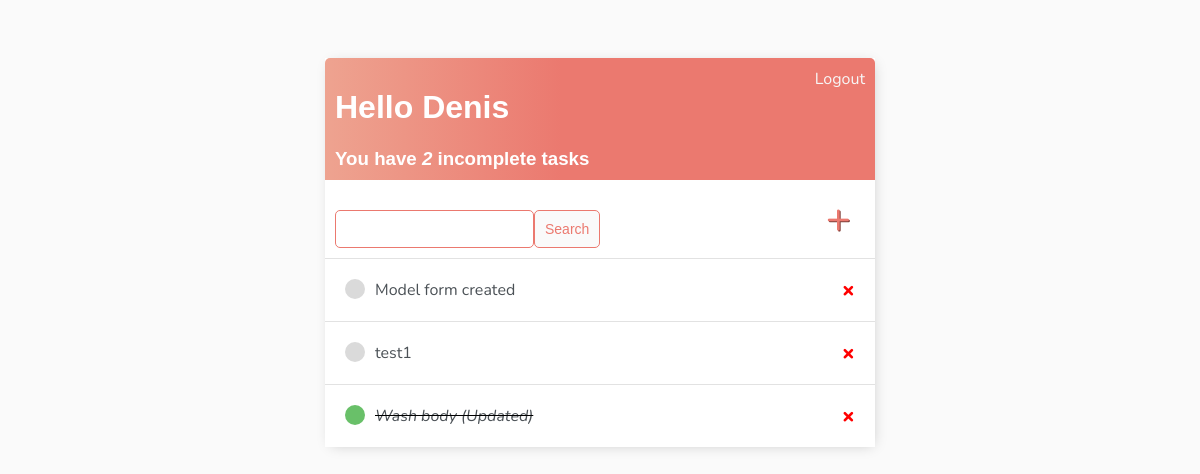
The app's page / (signed in), older data.
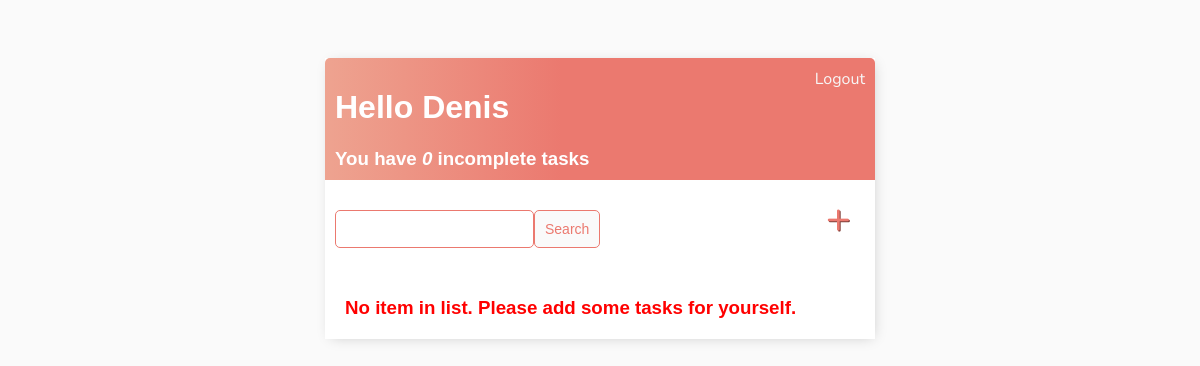
The same page, newer data.
### base/models.py (models this page shows)
class Task(models.Model):
    user = models.ForeignKey(User, on_delete = models.CASCADE, null = True, blank = True)
    title = models.CharField(max_length = 200, null = True, blank = True)
    description = models.TextField(null = True, blank = True)
    complete = models.BooleanField(default = False)
    created = models.DateTimeField(auto_now_add = True)
    def __str__(self):
        return self.title
    class Meta:
        ordering = ['complete']

### base/views.py (the view)
# urls.py: path('', TaskList.as_view(), name='tasks'),
class TaskList(LoginRequiredMixin, ListView):
    model = Task
    context_object_name = 'tasks'
    def get_context_data(self, **kwargs):
        context = super().get_context_data(**kwargs)
        context['tasks'] = context['tasks'].filter(user = self.request.user)
        context['count'] = context['tasks'].filter(complete = False).count()
        search_input = self.request.GET.get('search-area') or ''
        if search_input:
            context['tasks'] = context['tasks'].filter(title__startswith = search_input)
        context['search_input'] = search_input
        return context

### base/templates/base/task_list.html
{% extends 'base/main.html' %}
{% block content %}
<div class="header-bar">
    <div >
        <h1>Hello {{request.user|title}}</h1>
        <h3 style="margin: 0;">You have <i>{{count}}</i> incomplete task{{ count|pluralize:"s" }}</h3>
    </div>
    {% if request.user.is_authenticated %}
    <a href="{% url 'logout' %}">Logout</a>
    {% else %}
    <a href="{% url 'login' %}">Login</a>
    {% endif %}
</div>
<div id="search-add-wrapper">
    <form method="get" style="margin-top: 20px; display: flex;">
        <input type="text" name="search-area" value = {{search_input}}>
        <input class="button" type="submit" value="Search">
    </form>
    <a id="add-link"  href="{% url 'task-create' %}">&#x2b;</a>
</div>
<div class="task-item-wrapper">
    {% for task in tasks %}
        <div class="task-wrapper">
            {% if task.complete %}
                <div class="task-title">
                    <div class="task-complete-icon">
                    </div>
                    <i><s><a href="">{{task}}</a></s></i>
                </div>
                <a class="delete-link" href="{% url 'task-delete' task.id %}">&#215;</a>
                {% else %}
                <div class="task-title">
                    <div class="task-incomplete-icon">
                    </div>
                    <a href="{% url 'task-update' task.id %}">{{task}}</a>
                </div>
                <a class="delete-link" href="{% url 'task-delete' task.id %}">&#215;</a>
            {% endif %}
        </div>
    {% empty %}
    <h3 style="padding: 20px; color: red;">No item in list. Please add some tasks for yourself.</h3>
    {% endfor %}
</div>
{% endblock content%}

### base/templates/base/main.html (shortened to what this page needs)
<!DOCTYPE html>
<html>
    <head>
    </head>
    <body>
        <div class="container">
            {% block content %}
            {% endblock content%}
        </div>
    </body>
</html>

### base/templates/base/main.html (style rules this page uses)
body { background-color: #FAFAFA; font-family: 'Nunito', sans-serif; padding-top: 50px; }
h1, h2, h3, h4, h5, h6 { font-family: 'Raleway', sans-serif; }
a, p { color: #4b5156; }
.container { max-width: 550px; margin: auto; background-color: #fff; -webkit-box-shadow: 2px 2px 13px -4px rgba(0, 0, 0, 0.21); box-shadow: 2px 2px 13px -4px rgba(0, 0, 0, 0.21); }
.header-bar { display: flex; justify-content: space-between; color: #fff; padding: 10px; border-radius: 5px 5px 0 0; background: linear-gradient(90deg, #EEA390 0%, #EB796F 43%, #EB796F 100%); }
.header-bar a { color: rgb(247, 247, 247); text-decoration: none; }
#search-add-wrapper { display: flex; justify-content: space-between; align-items: center; padding: 10px; }
#add-link { align-items: center; color: #EB796F; text-decoration: none; font-size: 42px; text-shadow: 1px 1px #81413b; margin-right: 14px; }
.button { border: 1px solid #EB796F; background-color: #FAFAFA; color: #EB796F; padding: 10px; font-size: 14px; border-radius: 5px; cursor: pointer; text-decoration: none; }
input[type=text], input[type=password], textarea { border: 1px solid #EB796F; border-radius: 5px; padding: 10px; width: 90%; }

Row changes from the older to the newer data that the page shows:
removed Task: title "Model form created"
removed Task: title "test1"
removed Task: title "Wash body (Updated)"
Text that changed along with them:
{{ count }}: "2" → "0"
text now shown: "No item in list. Please add some tasks for yourself."
